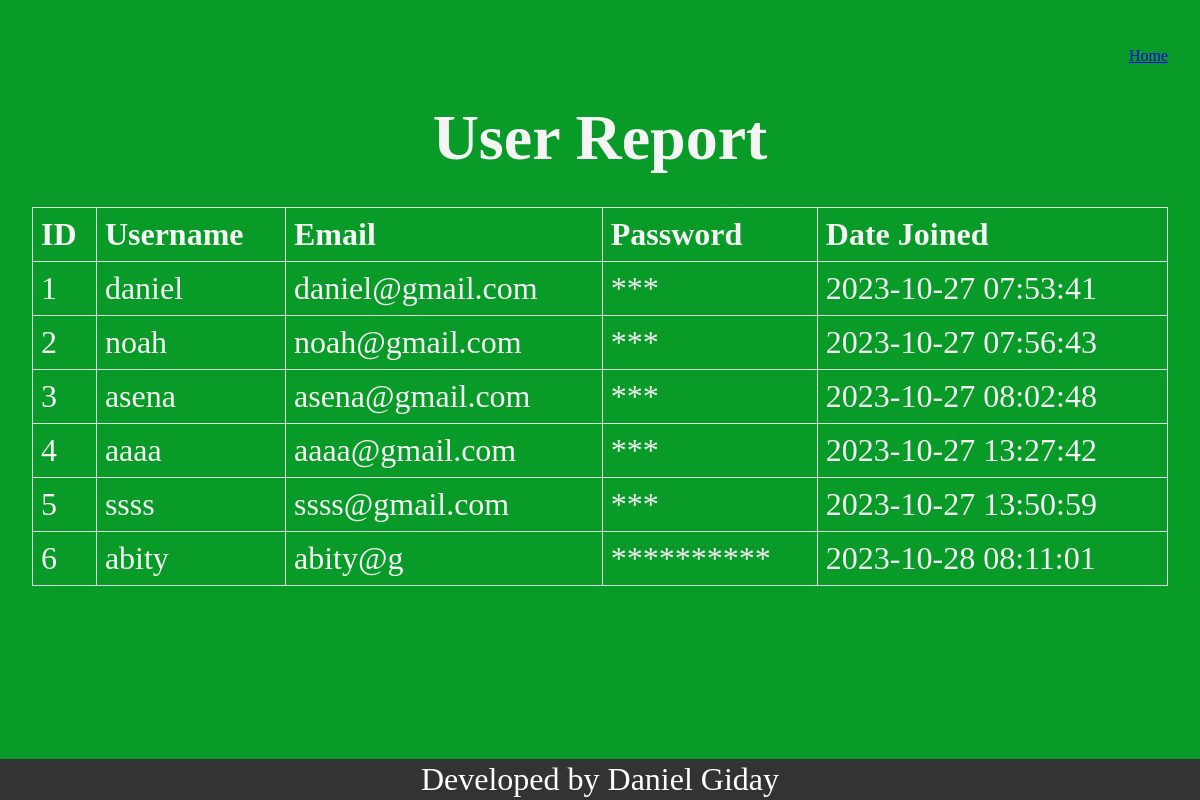
Page /user_report on the earlier database version.
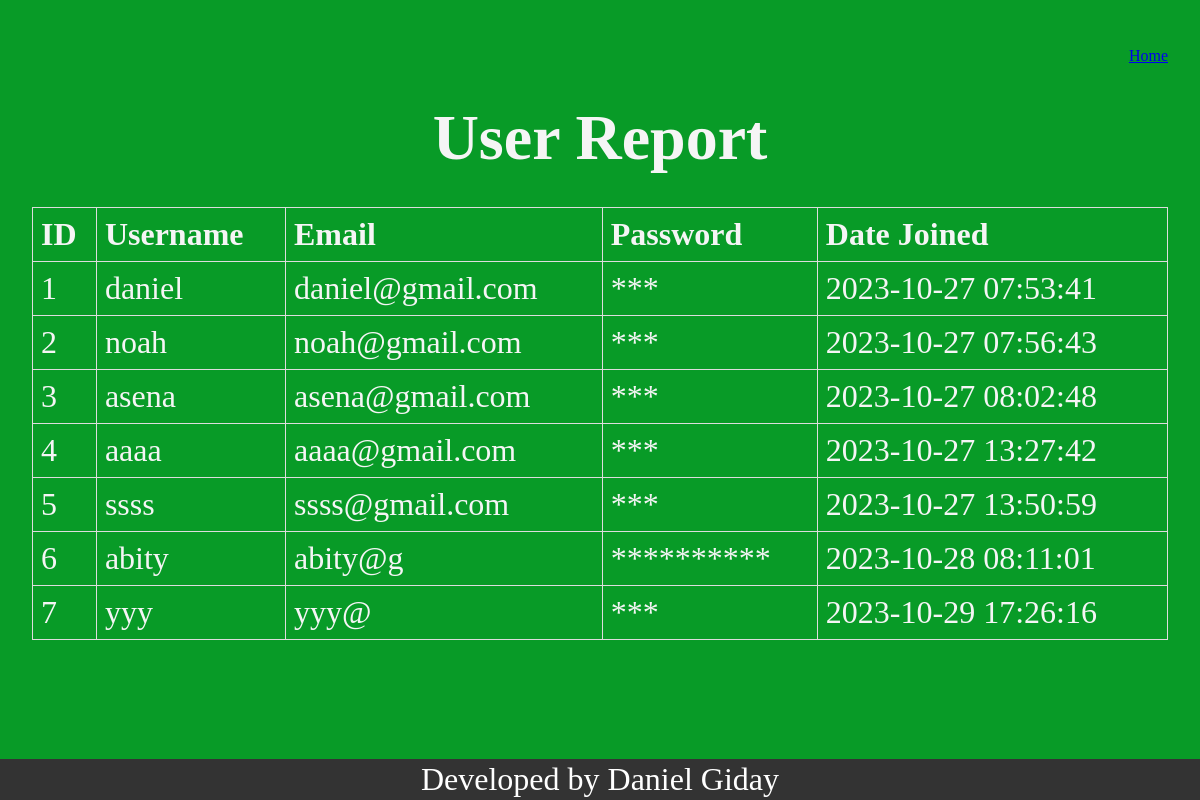
Same page on the later database version.
### server.py (models this page shows)
class User(db.Model):
    id = db.Column(db.Integer, primary_key=True)
    username = db.Column(db.String(80), nullable=False)
    email = db.Column(db.String(120), nullable=False, unique=True)
    password = db.Column(db.String(80), nullable=False)
    date_joined = db.Column(db.DateTime, default=datetime.utcnow)

### server.py (the view)
@app.route('/user_report')
def user_report():
    users = User.query.all()
    return render_template('user_report.html', users=users)

### server.py (called while the page is built)
def obfuscate_password(password):
    return '*' * len(password)

### templates/user_report.html (shortened to what this page needs)
<!DOCTYPE html>
<html lang="en">
<head>
    <link href="{{ url_for('static', filename='styles/style.css') }}" rel="stylesheet" />
</head>
<body>
    <nav class="navbar navbar-expand-lg bg-body-tertiary fixed-top">
        <div class="ml-auto">
            <a class="navbar-brand" href="index">Home</a>
        </div>
    </nav>
    <h1>User Report</h1>
    <table>
        <tr>
            <th>ID</th>
            <th>Username</th>
            <th>Email</th>
            <th>Password</th>
            <th>Date Joined</th>
        </tr>
        {% for user in users %}
        <tr>
            <td>{{ user.id }}</td>
            <td>{{ user.username }}</td>
            <td>{{ user.email }}</td>
            <td>{{ user.password|obfuscate_password }}</td>
            <td>{{ user.date_joined.strftime('%Y-%m-%d %H:%M:%S') }}</td>
        </tr>
        {% endfor %}
    </table>
    <footer>Developed by Daniel Giday</footer>
</body>
</html>

### static/styles/style.css (style rules this page uses)
.navbar { margin-left: auto; }
.navbar a { font-size: 16px; }
* { margin: 0; padding: 0; box-sizing: border-box; }
body { padding: 2rem; background-color: #089b27; color: whitesmoke; min-height: 100vh; display: flex; flex-direction: column; align-items: center; gap: 2rem; font-size: 2rem; }
footer { background-color: #333; color: #fff; text-align: center; padding: 2px; width: 100%; position: absolute; bottom: 0; }
table { border-collapse: collapse; width: 100%; }
th, td { border: 1px solid #dddddd; text-align: left; padding: 8px; }
@media (min-width: 992px) { .navbar { margin-left: auto; } }
@media (min-width: 992px) { .navbar a { font-size: 16px; } }

Differences in the rows shown:
added User: id "7", username "yyy", email "yyy@", password|obfuscate_password "***", date_joined "2023-10-29 17:26:16"
